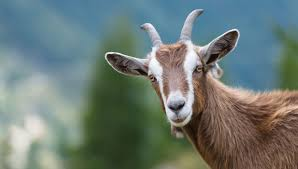
#> input picture Exercicio IA/VisaoComputacional/arquivos/goat.jpeg, 298 x 169 px
$ python filtro_bordas.py
#> lines starting #> are read from the running program, lines starting #| are printed output that depends on the picture
import numpy as np
import cv2


# função para fazer a correlação simples, movendo a máscara sobre a imagem
def correlacao(img, img_corr, mascara):
    # Percorre cada pixel da imagem
    for coluna in range(img.shape[0]):
        for linha in range(img.shape[1]):
            m = 0
            try:
                m += img[coluna - 1][linha + 1] * mascara[0][0]
                m += img[coluna][linha + 1] * mascara[0][1]
                m += img[coluna + 1][linha + 1] * mascara[0][2]

                m += img[coluna - 1][linha] * mascara[1][0]
                m += img[coluna][linha] * mascara[1][1]
                m += img[coluna + 1][linha] * mascara[1][2]

                m += img[coluna - 1][linha - 1] * mascara[2][0]
                m += img[coluna][linha - 1] * mascara[2][1]
                m += img[coluna + 1][linha - 1] * mascara[2][2]

                # Faz a média dos valores e guarda como intensidade do pixel
                img_corr[coluna][linha] = m / 9
            except:
                continue
    return img_corr


# Carregando imagem num vetor
img = cv2.imread('./arquivos/goat.jpeg')
#> img is the input picture: shape (169, 298, 3); mean B, G, R 117.8, 122.7, 108.4
img_corr = cv2.imread('./arquivos/goat.jpeg')

# Cria uma máscara
mascara = np.array([[-1, -2, -1], [0, 0, 0], [1, 2, 1]])

# Executa a função de correlação
img_corr_comum = correlacao(img, img_corr, mascara)
#> after the loop in correlacao, `for coluna in range(img.shape[0]):`:
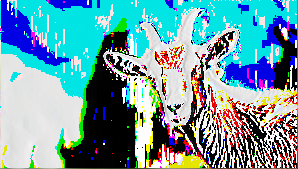
#> img_corr: shape (169, 298, 3); mean B, G, R 164.7, 155.2, 110

# Mostrar imagem
cv2.imshow('Original', img)
cv2.imshow('Sobel', img_corr_comum)

# Funções para funcionamento correto ao mostrar a imagem numa janela
cv2.waitKey(0)
cv2.destroyAllWindows()
